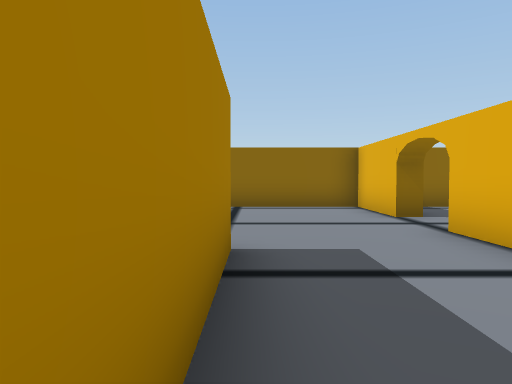
View 1 (above)

22 first-person views from a walk through a Unity game level. The camera is 1.4 m above the floor, tilts 2° down and sees 70° across. The floor is counted in squares, 2 m on a side. Each view is taken from the middle of a square. On the plan, view 1 faces up. The plan holds only what a view shows up to about 11 squares ahead; the rest is blank. The place goes on beyond the plan. The player is left out. Some animated figures are left out. Door leaves are left out, so doorways stand open. Some surface patterns are stand-ins.

View 2
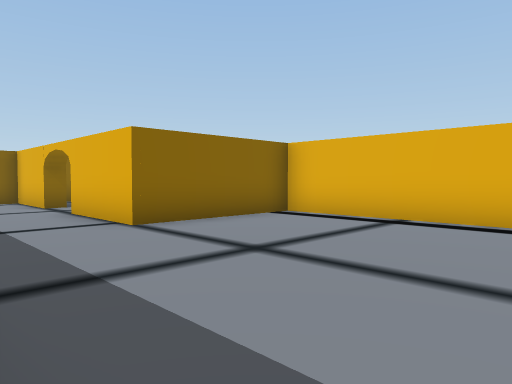

View 3
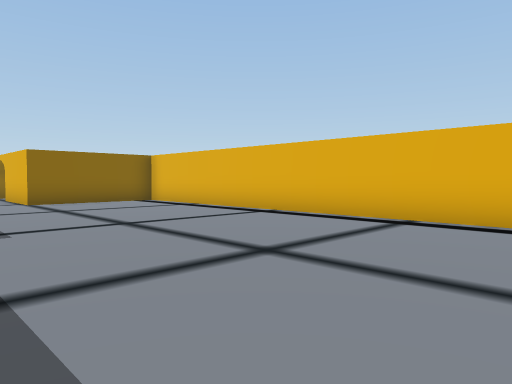

View 4
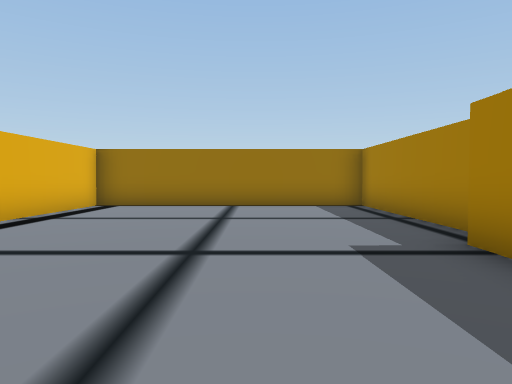

View 5
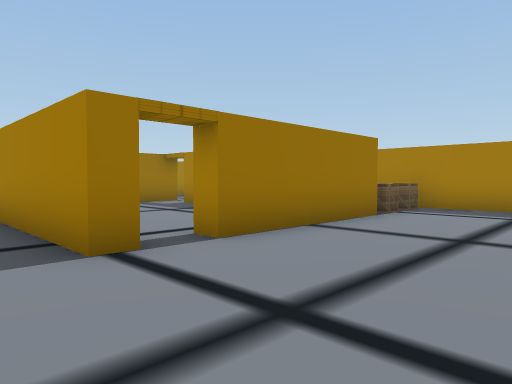

View 6
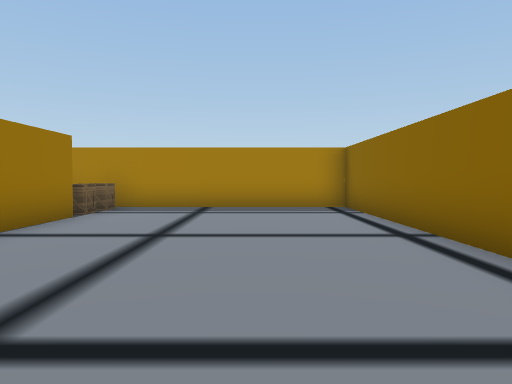

View 7
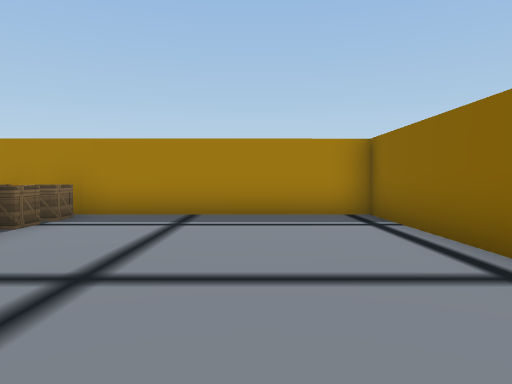

View 8
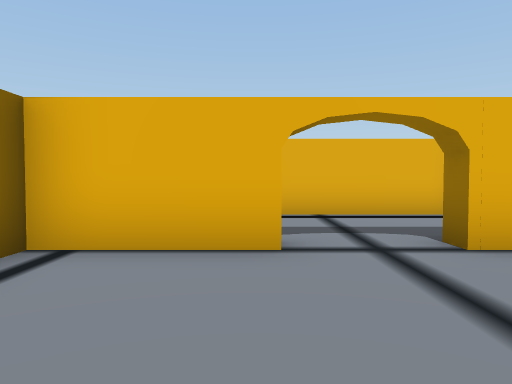

View 9
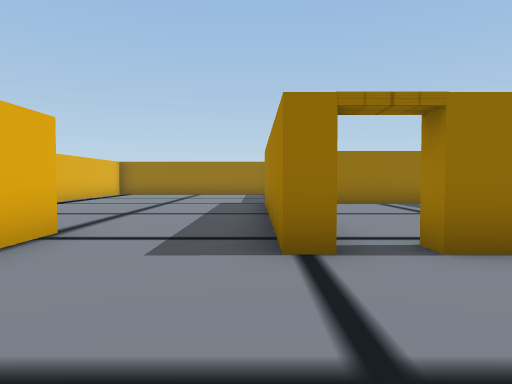

View 10
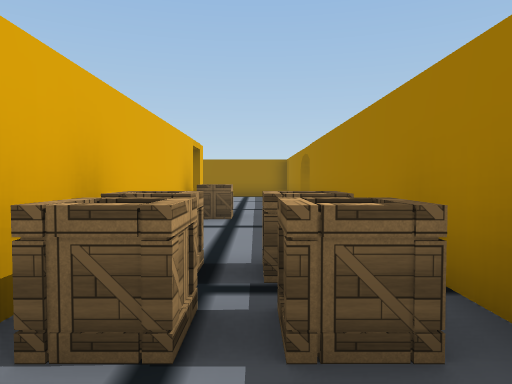

View 11
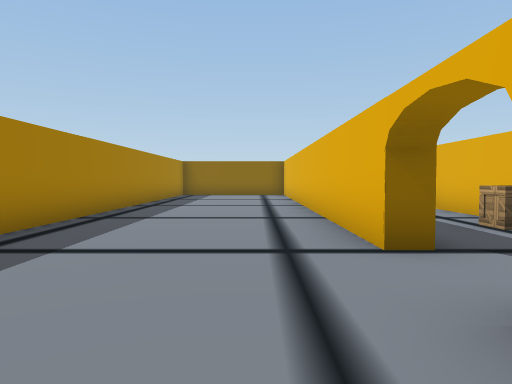

View 12
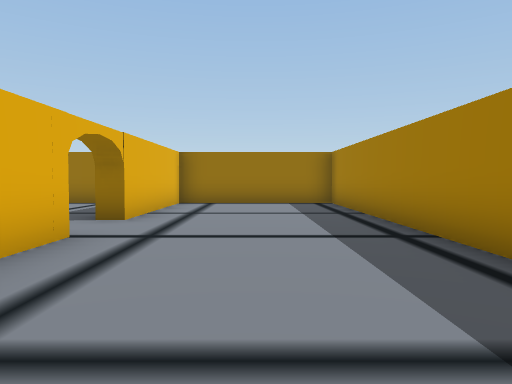

View 13
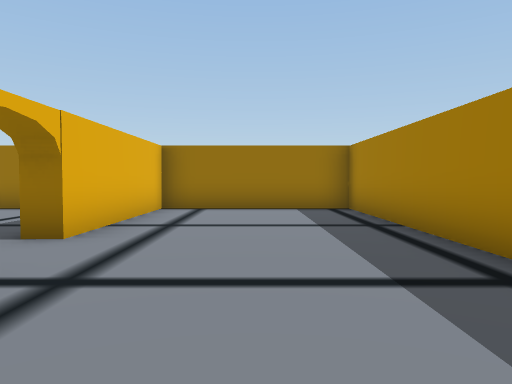

View 14
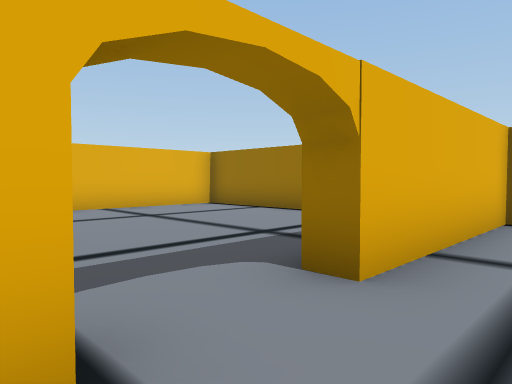

View 15
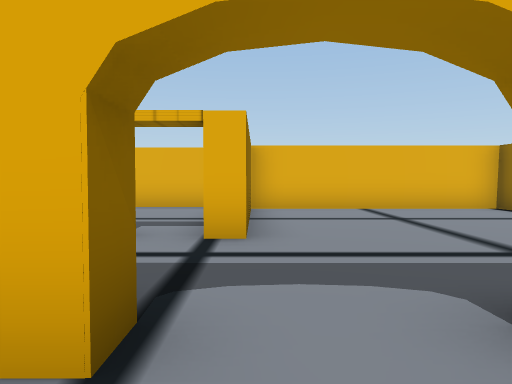

View 16
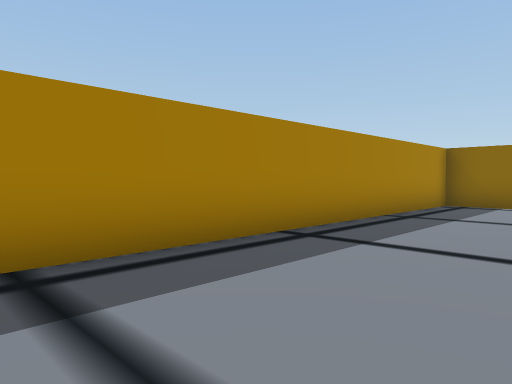

View 17
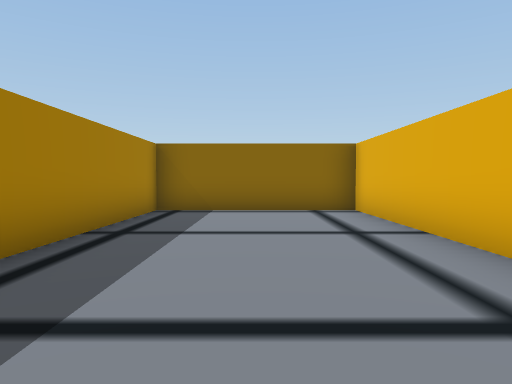

View 18
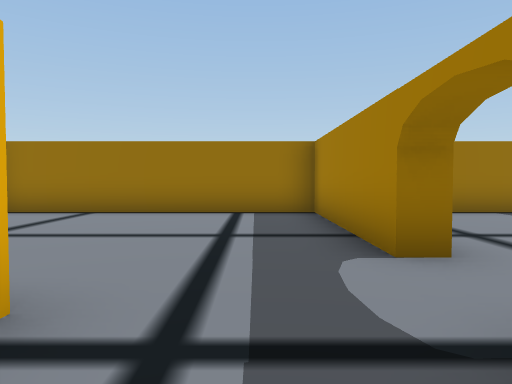

View 19
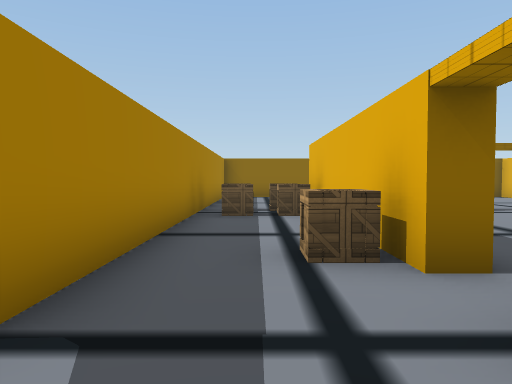

View 20
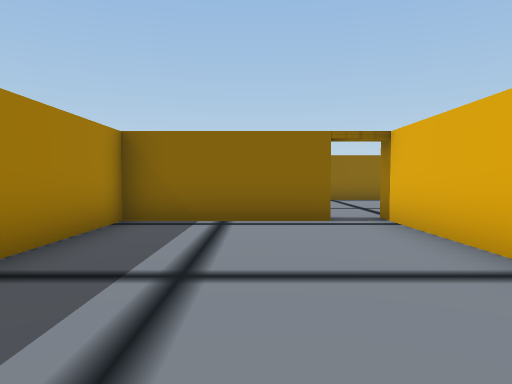

View 21
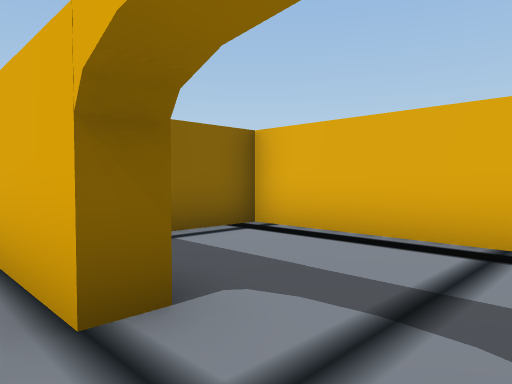

View 22
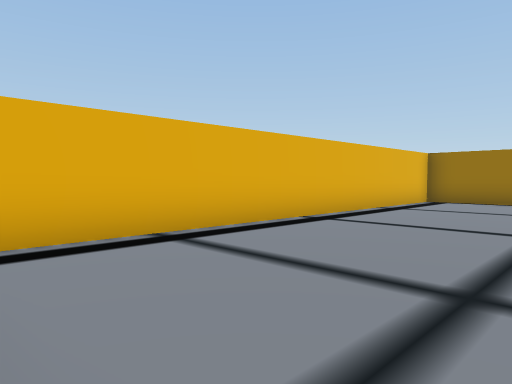

### Floor plan
Ten units are one square. View 1 is at (0, 0); x grows to the right and y downward. Boxes are objects, and circles mark ways between rooms. Rooms are numbered by the first view taken in them; rooms with no view inside come last. Other rooms are left out.
<svg viewBox="-137 -98 205 201">
<path fill="none" stroke="#000" d="M-7 -36 -3 -36 -3 40M-8 48 -8 98 63 98 63 -22 26 -22 26 -49 31 -49M-55 -36 -18 -36 -18 -31M31 -67 26 -67 26 -93 -6 -93M-21 -93 -83 -93 -82 -26M-82 34 -87 34 -87 -93 -132 -93 -132 98 -87 98 -87 53M-87 53 -82 53 -82 98 -13 98 -13 39M-28 39 -57 39 -57 34 -45 34M-57 16 -57 -16M-82 -26 -82 34M-18 -31 -52 -31 -52 -1M-7 28 -7 -36M-45 34 -22 34M63 -32 63 -93 42 -93"/>
<rect x="-75" y="-25" width="20" height="10" fill="#bbb"><title>crate</title></rect>
<rect x="-75" y="-35" width="10" height="10" fill="#bbb"><title>crate</title></rect>
<rect x="-65" y="-35" width="10" height="10" fill="#bbb"><title>crate</title></rect>
<rect x="-65" y="15" width="10" height="10" fill="#bbb"><title>crate</title></rect>
<circle cx="-75" cy="-15" r="3" fill="#2a7"/>
<circle cx="-15" cy="-30" r="3" fill="#2a7"/>
<circle cx="-50" cy="-20" r="3" fill="#2a7"/>
<circle cx="30" cy="-55" r="3" fill="#2a7"/>
<circle cx="-90" cy="45" r="3" fill="#2a7"/>
<circle cx="-50" cy="20" r="3" fill="#2a7"/>
<circle cx="-50" cy="30" r="3" fill="#2a7"/>
<text x="0" y="-10">1</text>
<text x="-110" y="0">2</text>
<text x="-60" y="50">3</text>
<text x="-30" y="0">4</text>
<text x="50" y="-60">5</text>
</svg>
Room 1 opens to room 3. Room 1 opens to room 4. Room 1 opens to room 5. Room 2 opens to room 3. Room 3 opens to room 4.

Where each view was taken, in squares from view 1:
view 1: 0 up, 0 right, facing up
view 2: 3 down, 0 right, facing up-right
view 3: 9 down, 0 right, facing up-right
view 4: 0 up, 2 right, facing down
view 5: 7 up, 1 right, facing down-left
view 6: 7 up, 1 right, facing left
view 7: 7 up, 1 left, facing left
view 8: 7 up, 1 left, facing right
view 9: 7 up, 0 right, facing down
view 10: 5 up, 7 left, facing down
view 11: 7 down, 10 left, facing up
view 12: 1 up, 11 left, facing down
view 13: 1 down, 11 left, facing down
view 14: 3 down, 10 left, facing down-right
view 15: 4 down, 10 left, facing right
view 16: 1 down, 10 left, facing up-left
view 17: 1 up, 11 left, facing up
view 18: 2 down, 7 left, facing down
view 19: 5 down, 7 left, facing up
view 20: 3 down, 3 left, facing up
view 21: 5 up, 2 right, facing up-right
view 22: 2 up, 2 right, facing down-right
